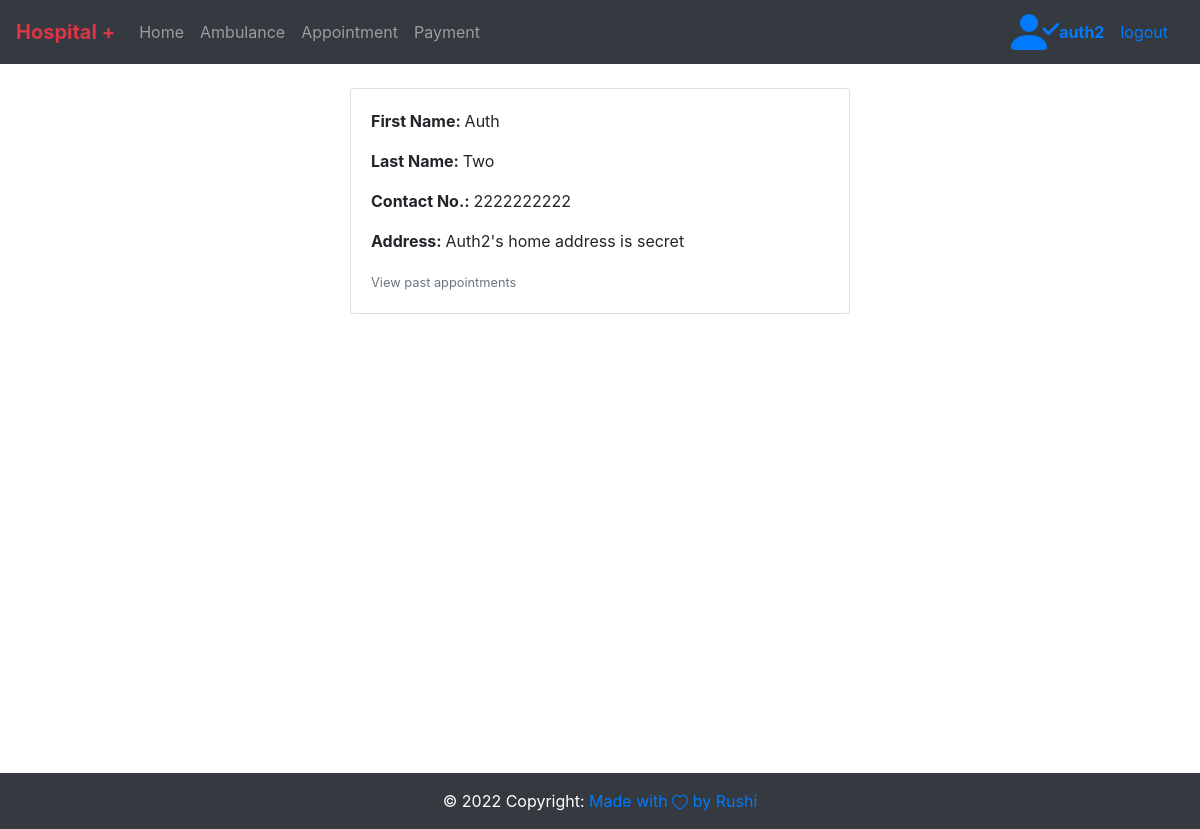
Page /profile/ (signed in) on the committed database.
### app/models.py (models this page shows, shortened)
class UserProfile(models.Model):
    first_name = models.CharField(max_length=200)
    last_name = models.CharField(max_length=200)
    contact_no = models.IntegerField()
    address = models.TextField()
    user = models.ForeignKey(
        settings.AUTH_USER_MODEL,
        on_delete=models.CASCADE,
        null=True, default=None
    )

### app/views.py (the view)
# urls.py: path("profile/",views.usr_profile, name="profile"),
def usr_profile(request):
    try:
        usr_obj = UserProfile.objects.get(user = request.user)
        if not usr_obj:
            return render(request, "user_profile.html", {"user_obj": False})
        else:
            return render(request, "user_profile.html", {"user_obj": usr_obj})
    except:
        return redirect(profile_create)

### admin_app/context_processors.py (called while the page is built)
def check_user_priviledge(request):
    data = models.admin_user.objects.filter(isadmin=True).values('user_id', 'isadmin')
    check=False
    if request.user.is_authenticated:
        username = request.user.username
        data = list(data)
        check_dict = next((item for item in data if item["user_id"] == username), None)
        if check_dict:
            check=True
            return {'is_user_admin': check}
    return {'is_user_admin': check}

### templates/user_profile.html (shortened to what this page needs)
{%extends 'base.html'%} {%block containt%} {%include 'navbar.html'%} {%load static%}
<div class="wrapper" id="content">
  {%if user_obj%}
    <br />
    <div class="card mb-3">
      <div class="card-body">
        <p class="card-text"><strong>First Name: </strong>{{user_obj.first_name}}</p>
        <p class="card-text"><strong>Last Name: </strong>{{user_obj.last_name}}</p>
        <p class="card-text"><strong>Contact No.: </strong>{{user_obj.contact_no}}</p>
        <p class="card-text"><strong>Address: </strong>{{user_obj.address}}</p>
        <p class="card-text">
          <a href="{%url "usr_appointments"%}"><small class="text-muted">View past appointments</small></a>
        </p>
      </div>
    </div>
  {%endif%}
</div>
<br>
{%include 'footer.html'%} {%endblock%}

### templates/navbar.html (shortened to what this page needs)
{%extends 'base.html'%} {%block containt%} {%load static%}
<nav class="navbar navbar-expand-lg navbar-dark bg-dark text-light">
  <a class="navbar-brand text-danger" href="{%url 'Home'%}"
    ><strong>Hospital +</strong></a
  >
  <div class="collapse navbar-collapse" id="navbarNav">
    <ul class="navbar-nav">
      <li class="nav-item">
        <a class="nav-link" href="{%url 'Home'%}"
          >Home <span class="sr-only">(current)</span></a
        >
      </li>
      <li class="nav-item">
        <a class="nav-link" href="{%url 'Request_Abmulance'%}">Ambulance</a>
      </li>
      {%if request.user.is_authenticated%}
      <li class="nav-item">
        <a class="nav-link" href="{%url 'appointment'%}">Appointment</a>
      </li>
      <li class="nav-item">
        <a class="nav-link" href="{%url 'Payment'%}">Payment</a>
      </li>
      {%endif%}
    </ul>
  </div>
  {%if request.user.is_authenticated%}
  <a href="{%url 'profile'%}"><strong class="text-primary"> {{request.user}}</strong></a>
  <span class="nav-item">
    <a class="nav-link" href="{%url 'logout'%}">logout</a>
  </span>
  {%endif%}
</nav>
{%endblock%}

### static/css/styles.css (style rules this page uses)
#content { min-height: calc(100vh - 130px); }
.wrapper { text-align: left; height: auto; width: 500px; margin-left: auto; margin-right: auto; margin-bottom: 5px; }

### rows in the picture
UserProfile: first_name "Auth", last_name "Two", contact_no "2222222222", address "Auth2's home address is secret"

### other values in the picture
{{ request.user }} "auth2"
